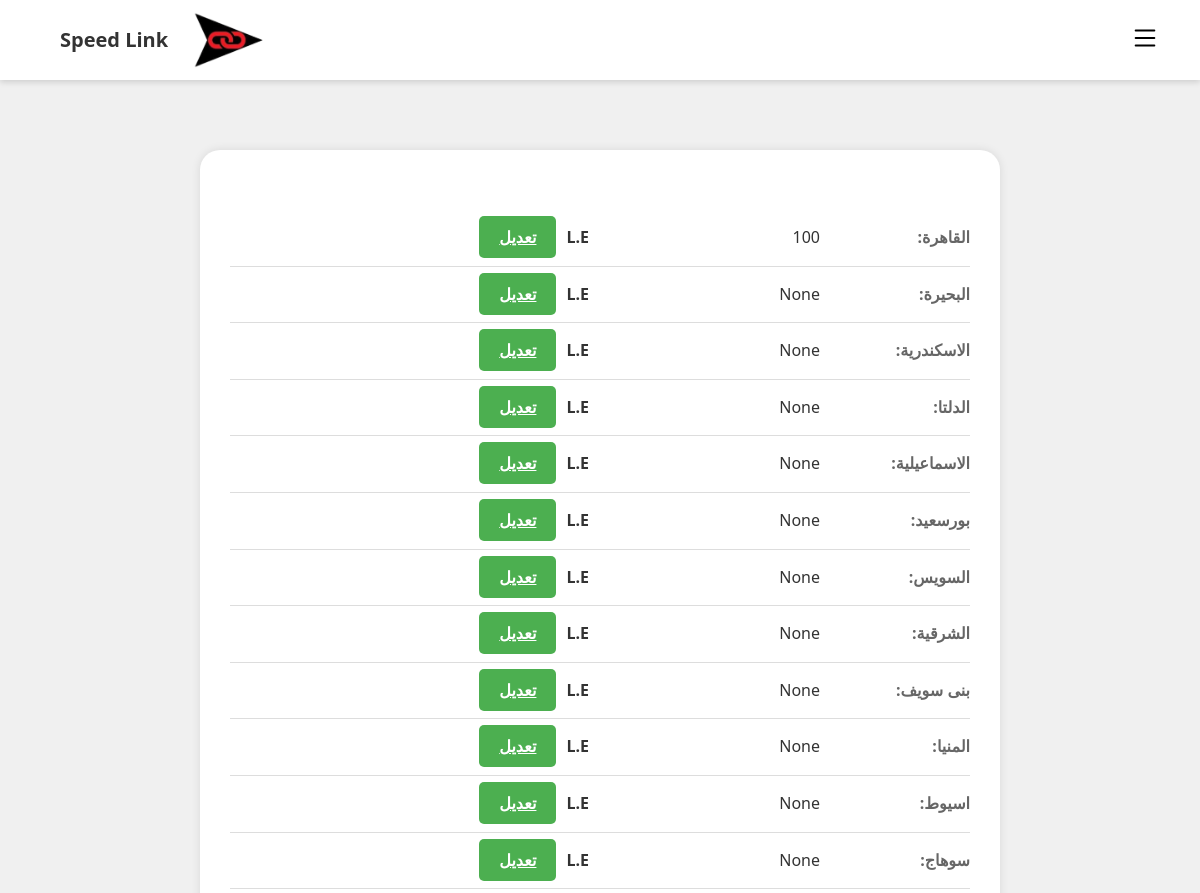
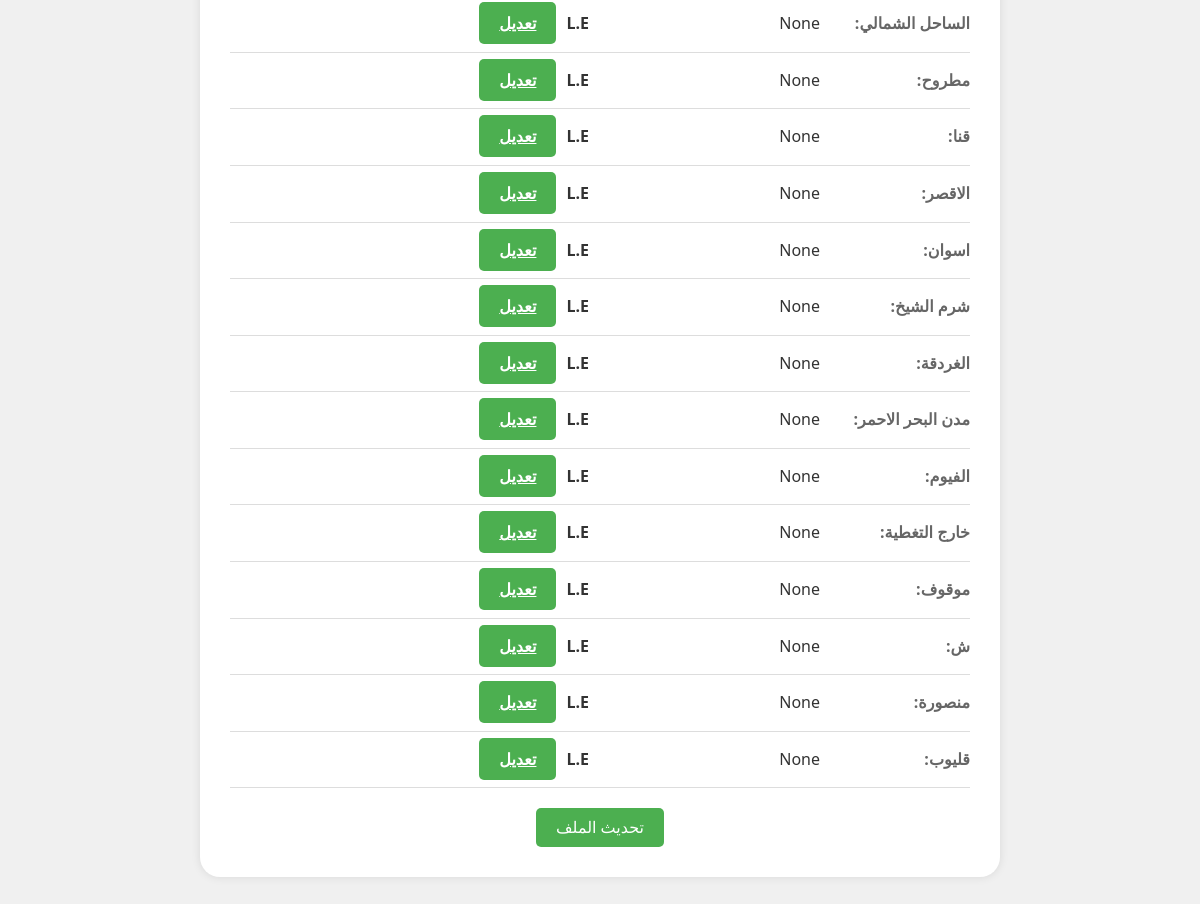
/dprice/1, run on an earlier commit of the app's database (2 pictures, top to bottom).
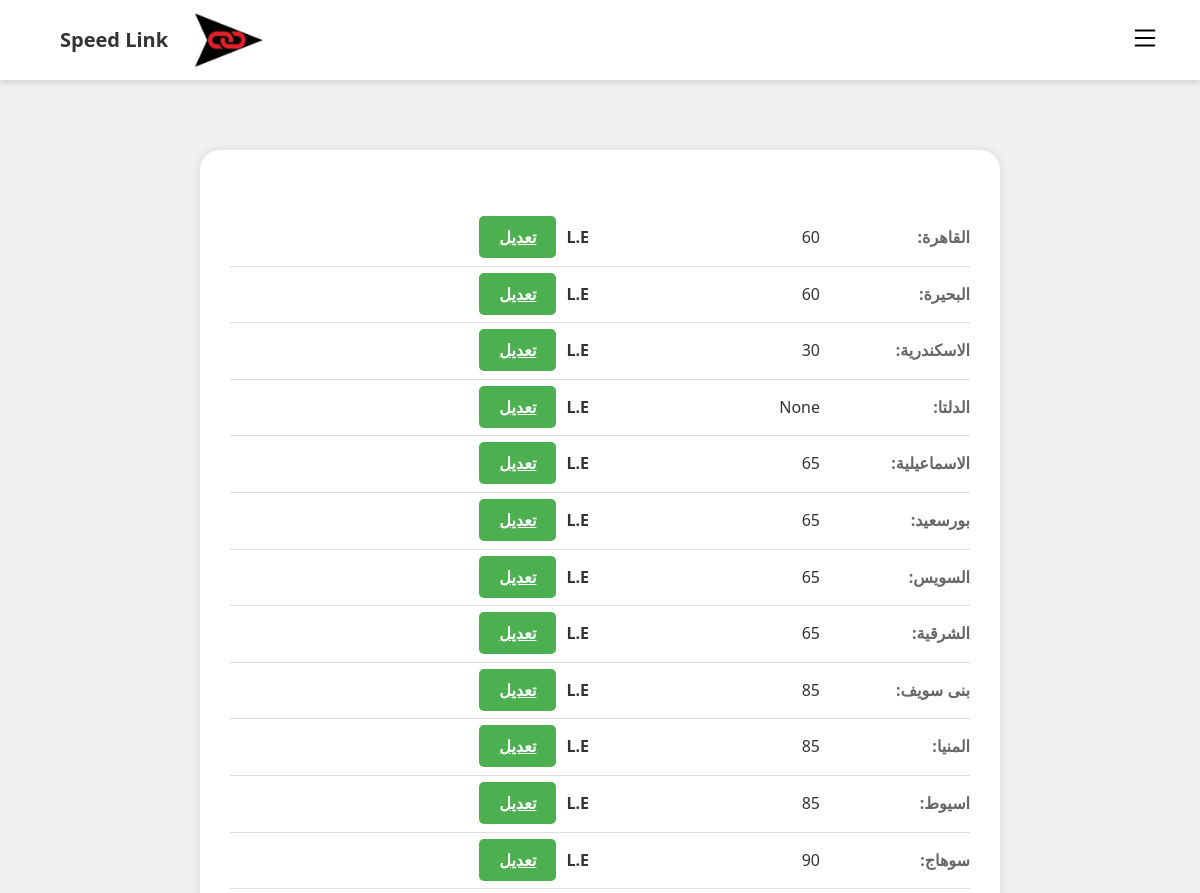
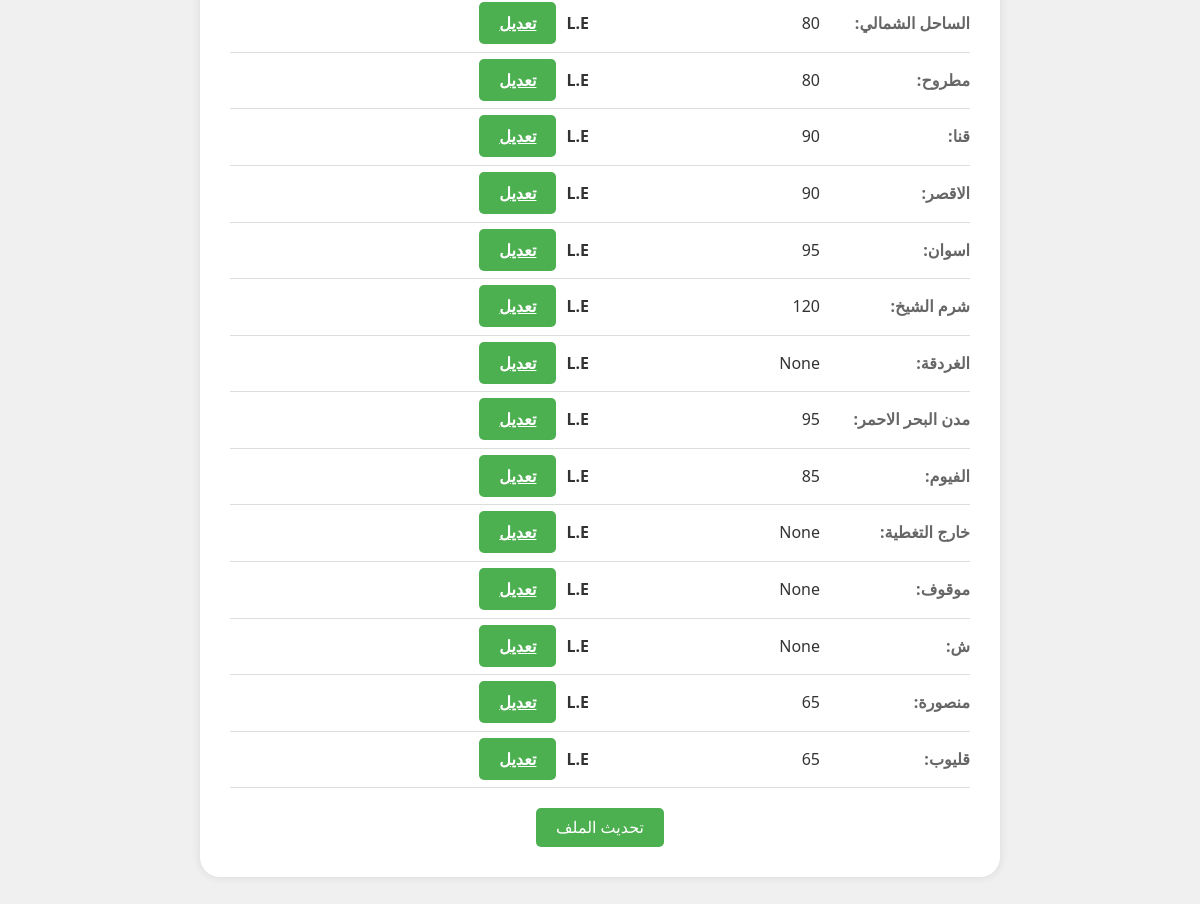
And on a later commit of the database (2 pictures, top to bottom).
### app.py (models this page shows)
class Dprice(db.Model):
    id = db.Column(db.Integer, primary_key=True)
    sid = db.Column(db.Integer)
    p1 = db.Column(db.Integer)
    p2 = db.Column(db.Integer)
    p3 = db.Column(db.Integer)
    p4 = db.Column(db.Integer)
    p5 = db.Column(db.Integer)
    p6 = db.Column(db.Integer)
    p7 = db.Column(db.Integer)
    p8 = db.Column(db.Integer)
    p9 = db.Column(db.Integer)
    p10 = db.Column(db.Integer)
    p11 = db.Column(db.Integer)
    p12 = db.Column(db.Integer)
    p13 = db.Column(db.Integer)
    p14 = db.Column(db.Integer)
    p15 = db.Column(db.Integer)
    p16 = db.Column(db.Integer)
    p17 = db.Column(db.Integer)
    p18 = db.Column(db.Integer)
    p19 = db.Column(db.Integer)
    p20 = db.Column(db.Integer)
    p21 = db.Column(db.Integer)
    p22 = db.Column(db.Integer)
    p23 = db.Column(db.Integer)
    p24 = db.Column(db.Integer)
    p25 = db.Column(db.Integer)
    p26 = db.Column(db.Integer)

### app.py (the view)
@app.route('/dprice/<int:sid>')
def dprice(sid):
    price = Dprice.query.filter_by(sid=sid).first()
    return render_template('dprice.html',price=price)

### templates/dprice.html (shortened to what this page needs)
{% extends 'base.html' %} {% block content %}
<div class="profile-container">
<div class="profile-details">
    <form action="/saveprice/{{ price.sid }}" method="post">
        <table><tr>
          <td class="label">القاهرة:</td>
          <td>
            <input
              type="text"
              name="1"
              value="{{ price.p1 }}"
              class="readonly"
              readonly
            />L.E<a href="#" class="edit-button" onclick="enableField(this)">تعديل</a>
          </td>
        </tr>
        <tr>
          <td class="label">البحيرة:</td>
          <td>
            <input
              type="text"
              name="2"
              value="{{ price.p2 }}"
              class="readonly"
              readonly
            />L.E<a href="#" class="edit-button" onclick="enableField(this)">تعديل</a>
          </td>
        </tr>
        <tr>
          <td class="label">الاسكندرية:</td>
          <td>
            <input
              type="text"
              name="3"
              value="{{ price.p3 }}"
              class="readonly"
              readonly
            />L.E<a href="#" class="edit-button" onclick="enableField(this)">تعديل</a>
          </td>
        </tr>
        <tr>
          <td class="label">الدلتا:</td>
          <td>
            <input
              type="text"
              name="4"
              value="{{ price.p4 }}"
              class="readonly"
              readonly
            />L.E<a href="#" class="edit-button" onclick="enableField(this)">تعديل</a>
          </td>
        </tr>
        <tr>
          <td class="label">الاسماعيلية:</td>
          <td>
            <input
              type="text"
              name="5"
              value="{{ price.p5 }}"
              class="readonly"
              readonly
            />L.E<a href="#" class="edit-button" onclick="enableField(this)">تعديل</a>
          </td>
        </tr>
        <tr>
          <td class="label">بورسعيد:</td>
          <td>
            <input
              type="text"
              name="6"
              value="{{ price.p6 }}"
              class="readonly"
              readonly
            />L.E<a href="#" class="edit-button" onclick="enableField(this)">تعديل</a>
          </td>
        </tr>
        <tr>
          <td class="label">السويس:</td>
          <td>
            <input
              type="text"
              name="7"
              value="{{ price.p7 }}"
              class="readonly"
              readonly
            />L.E<a href="#" class="edit-button" onclick="enableField(this)">تعديل</a>
          </td>
        </tr>
        <tr>
          <td class="label">الشرقية:</td>
          <td>
            <input
              type="text"
              name="8"
              value="{{ price.p8 }}"
              class="readonly"
              readonly
            />L.E<a href="#" class="edit-button" onclick="enableField(this)">تعديل</a>
          </td>
        </tr>
        <tr>
          <td class="label">بنى سويف:</td>
          <td>
            <input
              type="text"
              name="9"
              value="{{ price.p9 }}"
              class="readonly"
              readonly
            />L.E<a href="#" class="edit-button" onclick="enableField(this)">تعديل</a>
          </td>
        </tr>
        <tr>
          <td class="label">المنيا:</td>
          <td>
            <input
              type="text"
              name="10"
              value="{{ price.p10 }}"
              class="readonly"
              readonly
            />L.E<a href="#" class="edit-button" onclick="enableField(this)">تعديل</a>
          </td>
        </tr>
        <tr>
          <td class="label">اسيوط:</td>
          <td>
            <input
              type="text"
              name="11"
              value="{{ price.p11 }}"
              class="readonly"
              readonly
            />L.E<a href="#" class="edit-button" onclick="enableField(this)">تعديل</a>
          </td>
        </tr>
        <tr>
          <td class="label">سوهاج:</td>
          <td>
            <input
              type="text"
              name="12"
              value="{{ price.p12 }}"
              class="readonly"
              readonly
            />L.E<a href="#" class="edit-button" onclick="enableField(this)">تعديل</a>
          </td>
        </tr>
        <tr>
          <td class="label">الساحل الشمالي:</td>
          <td>
            <input
              type="text"
              name="13"
              value="{{ price.p13 }}"
              class="readonly"
              readonly
            />L.E<a href="#" class="edit-button" onclick="enableField(this)">تعديل</a>
          </td>
        </tr>
        <tr>
          <td class="label">مطروح:</td>
          <td>
            <input
              type="text"
              name="14"
              value="{{ price.p14 }}"
              class="readonly"
              readonly
            />L.E<a href="#" class="edit-button" onclick="enableField(this)">تعديل</a>
          </td>
        </tr>
        <tr>
          <td class="label">قنا:</td>
          <td>
            <input
              type="text"
              name="15"
              value="{{ price.p15 }}"
              class="readonly"
              readonly
            />L.E<a href="#" class="edit-button" onclick="enableField(this)">تعديل</a>
          </td>
        </tr>
        <tr>
          <td class="label">الاقصر:</td>
          <td>
            <input
              type="text"
              name="16"
              value="{{ price.p16 }}"
              class="readonly"
              readonly
            />L.E<a href="#" class="edit-button" onclick="enableField(this)">تعديل</a>
          </td>
        </tr>
        <tr>
          <td class="label">اسوان:</td>
          <td>
            <input
              type="text"
              name="17"
              value="{{ price.p17 }}"
              class="readonly"
              readonly
            />L.E<a href="#" class="edit-button" onclick="enableField(this)">تعديل</a>
          </td>
        </tr>
        <tr>
          <td class="label">شرم الشيخ:</td>
          <td>
            <input
              type="text"
              name="18"
              value="{{ price.p18 }}"
              class="readonly"
              readonly
            />L.E<a href="#" class="edit-button" onclick="enableField(this)">تعديل</a>
          </td>
        </tr>
        <tr>
          <td class="label">الغردقة:</td>
          <td>
            <input
              type="text"
              name="19"
              value="{{ price.p19 }}"
              class="readonly"
              readonly
            />L.E<a href="#" class="edit-button" onclick="enableField(this)">تعديل</a>
          </td>
        </tr>
        <tr>
          <td class="label">مدن البحر الاحمر:</td>
          <td>
            <input
              type="text"
              name="20"
              value="{{ price.p20 }}"
              class="readonly"
              readonly
            />L.E<a href="#" class="edit-button" onclick="enableField(this)">تعديل</a>
          </td>
        </tr>
        <tr>
          <td class="label">الفيوم:</td>
          <td>
            <input
              type="text"
              name="21"
              value="{{ price.p21 }}"
              class="readonly"
              readonly
            />L.E<a href="#" class="edit-button" onclick="enableField(this)">تعديل</a>
          </td>
        </tr>
        <tr>
          <td class="label">خارج التغطية:</td>
          <td>
            <input
              type="text"
              name="22"
              value="{{ price.p22 }}"
              class="readonly"
              readonly
            />L.E<a href="#" class="edit-button" onclick="enableField(this)">تعديل</a>
          </td>
        </tr>
        <tr>
          <td class="label">موقوف:</td>
          <td>
            <input
              type="text"
              name="23"
              value="{{ price.p23 }}"
              class="readonly"
              readonly
            />L.E<a href="#" class="edit-button" onclick="enableField(this)">تعديل</a>
          </td>
        </tr>
        <tr>
          <td class="label">ش:</td>
          <td>
            <input
              type="text"
              name="24"
              value="{{ price.p24 }}"
              class="readonly"
              readonly
            />L.E<a href="#" class="edit-button" onclick="enableField(this)">تعديل</a>
          </td>
        </tr>
        <tr>
          <td class="label">منصورة:</td>
          <td>
            <input
              type="text"
              name="25"
              value="{{ price.p25 }}"
              class="readonly"
              readonly
            />L.E<a href="#" class="edit-button" onclick="enableField(this)">تعديل</a>
          </td>
        </tr>
        <tr>
          <td class="label">قليوب:</td>
          <td>
            <input
              type="text"
              name="26"
              value="{{ price.p26 }}"
              class="readonly"
              readonly
            />L.E<a href="#" class="edit-button" onclick="enableField(this)">تعديل</a>
          </td>
        </tr>
        </table>
        <button type="submit" class="submit-button">تحديث الملف</button>
    </form>
</div>
</div>
{% endblock %}

### templates/base.html (shortened to what this page needs)
<!DOCTYPE html>
<html lang="ar">
<head>
  <link rel="stylesheet" href="{{ url_for('static', filename='css/style.css') }}" />
  <link rel="stylesheet" href="https://cdnjs.cloudflare.com/ajax/libs/normalize/8.0.1/normalize.min.css"
 />
  <link href="https://fonts.cdnfonts.com/css/barcode-font" rel="stylesheet">
<link rel="stylesheet" href="https://cdnjs.cloudflare.com/ajax/libs/font-awesome/5.15.3/css/all.min.css">
</head>
<body dir="rtl">
  <nav>
    <div class="logo">
      <img src="{{ url_for('static', filename='images/logob.png') }}" alt="" />
      <h1 class="name">Speed Link</h1>
    </div>
    <button id="toggleButton">
    </button>
  </nav>
  <div class="page">
    <div class="content">
      <div class="">{% block content %} {% endblock %}</div>
    </div>
  </div>
</body>
</html>

### static/css/style.css (style rules this page uses)
* { margin: 0; padding: 0; box-sizing: border-box; }
body { font-family: 'Cairo', sans-serif; background: rgb(189, 208, 251); }
.logo img { width: 80px; }
.header-content, .logo { text-align: center; display: flex; align-items: center; justify-content: space-between; gap: 20px; margin: 0 20px; }
.name { font-size: 28px; font-weight: bold; }

### templates/base.html (style rules this page uses)
body { margin: 0; padding: 0; background-color: #fff; font-family: "Cairo", sans-serif; direction: rtl; min-height: 100vh; }
.page { display: flex; min-height: 100vh; }
nav { background-color: #fff; color: #000; width: 100%; height: 60px; display: flex; flex-direction: row-reverse; align-items: center; justify-content: space-between; padding: 40px; position: fixed; top: 0; left: 0; z-index: 999; box-shadow: 0 2px 6px rgba(0, 0, 0, 0.15); }
.name { font-size: 20px; font-weight: bold; }
#toggleButton { background: none; border: none; cursor: pointer; outline: none; }
@media (max-width: 1200px) { .page { display: block; } }
.content { flex: 1; padding: 100px 20px; }

### templates/dprice.html (style rules this page uses)
body { font-family: Arial, sans-serif; margin: 0; padding: 0; background-color: #f0f0f0; }
.profile-container { max-width: 800px; margin: 50px auto; padding: 30px; background-color: white; box-shadow: 0 0 10px rgba(0, 0, 0, 0.1); border-radius: 20px; }
h1 { font-size: 36px; margin: 20px 0; color: #333; }
.profile-details table { width: 100%; border-collapse: collapse; margin-top: 20px; }
.profile-details td { padding: 15px; border-bottom: 1px solid #ddd; }
.label { font-weight: bold; color: #666; width: 150px; }
.profile-details td:last-child { text-align: right; font-weight: bold; color: #333; }
.readonly { border: none; background-color: transparent; pointer-events: none; font-size: 16px; }
.edit-button, .submit-button { padding: 10px 20px; font-size: 16px; background-color: #4CAF50; color: #fff; border: none; border-radius: 5px; cursor: pointer; transition: background-color 0.3s; }
.edit-button { margin-right: 10px; }
.submit-button { margin-top: 20px; display: block; margin-left: auto; margin-right: auto; }
body, h1, h2, h3, h4, h5, h6, p, ul, ol { margin: 0; padding: 0; }
body { font-family: 'Segoe UI', Tahoma, Geneva, Verdana, sans-serif; line-height: 1.6; color: #333; background-color: #f0f0f0; }
.profile-details { margin-top: 30px; }
.profile-details td { padding: 15px 0; border-bottom: 1px solid #ddd; }
.label { font-weight: bold; color: #666; width: 150px; padding-right: 20px; }
.readonly { border: none; background-color: transparent; pointer-events: none; font-size: 16px; color: #333; }

What changed in the data, as far as the page shows it:
changed Dprice "None": p1 "100" → "60"; p2 "None" → "60"; p3 "None" → "30"; p5 "None" → "65"; p6 "None" → "65"; p7 "None" → "65"; p8 "None" → "65"; p9 "None" → "85"; p10 "None" → "85"; p11 "None" → "85"; p12 "None" → "90"; p13 "None" → "80"; p14 "None" → "80"; p15 "None" → "90"; p16 "None" → "90"; p17 "None" → "95"; p18 "None" → "120"; p20 "None" → "95"; p21 "None" → "85"; p25 "None" → "65"; p26 "None" → "65"
